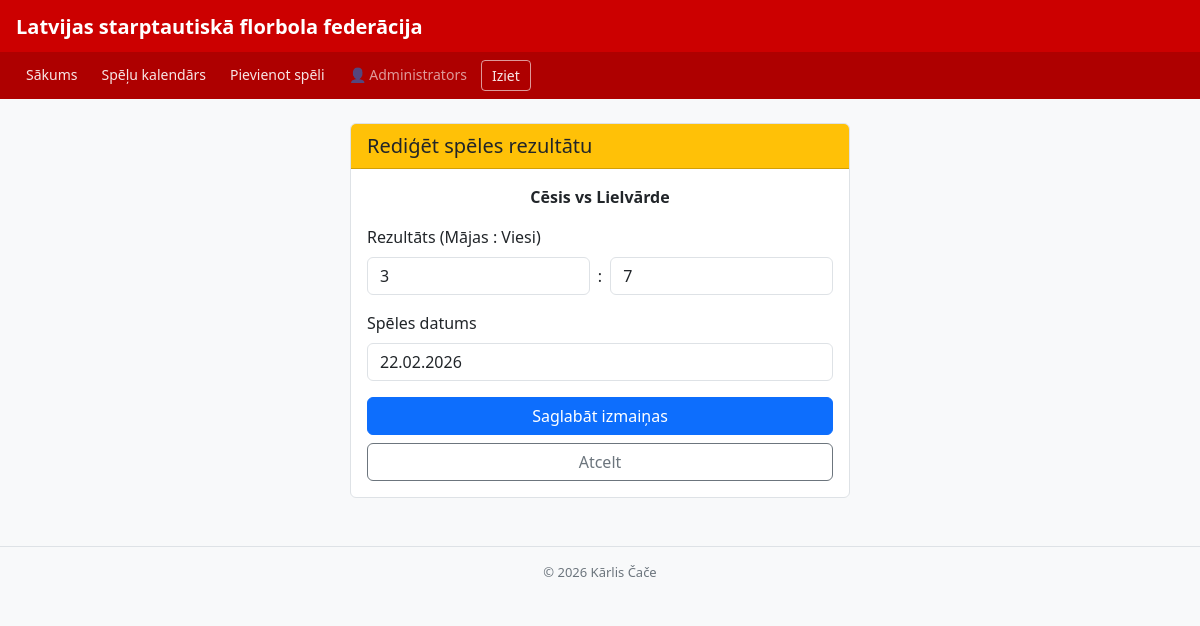
The app's page /lab_speli/3 (signed in) with its own data.
### tables this page shows
CREATE TABLE komandas (
            id        INTEGER PRIMARY KEY AUTOINCREMENT,
            nosaukums TEXT NOT NULL,
            liga_id   INTEGER NOT NULL,
            FOREIGN KEY (liga_id) REFERENCES ligas(id)
        );

CREATE TABLE speles (
            id                 INTEGER PRIMARY KEY AUTOINCREMENT,
            liga_id            INTEGER NOT NULL,
            majas_komanda_id   INTEGER NOT NULL,
            viesi_komanda_id   INTEGER NOT NULL,
            majas_varti        INTEGER NOT NULL DEFAULT 0,
            viesi_varti        INTEGER NOT NULL DEFAULT 0,
            datums             TEXT NOT NULL,
            FOREIGN KEY (liga_id)          REFERENCES ligas(id),
            FOREIGN KEY (majas_komanda_id) REFERENCES komandas(id),
            FOREIGN KEY (viesi_komanda_id) REFERENCES komandas(id)
        );

### app.py (the view, shortened to what this page needs)
@app.route("/lab_speli/<int:spele_id>", methods=["GET", "POST"])#admins var labot jebkuru spēli, no jebkuras līgas, izvēloties spēli no spēļu kalendāra un ievadot jauno rezultātu un/vai datumu
def lab_speli(spele_id):
    if session.get("loma") != "tiesnesis":
        flash("Šī lapa ir pieejama tikai tiesnesim!", "error")
        return redirect(url_for("sakums"))
    conn = get_db()
    spele = conn.execute("""
        SELECT s.id, s.majas_varti, s.viesi_varti, s.datums,
               m.nosaukums AS majas,
               v.nosaukums AS viesi
        FROM speles s
        JOIN komandas m ON s.majas_komanda_id = m.id
        JOIN komandas v ON s.viesi_komanda_id = v.id
        WHERE s.id = ?
    """, (spele_id,)).fetchone()
    conn.close()
    if not spele:
        flash("Šāda spēle neeksistē!", "error")
        return redirect(url_for("speles"))
    return render_template("regiget.html", spele=spele)

### app.py (called while the page is built)
def get_db(): #izveido savienojumu ar datubāzi
    conn = sqlite3.connect(fails, check_same_thread=False)
    conn.execute("PRAGMA foreign_keys = ON")
    conn.row_factory = sqlite3.Row
    return conn

### templates/regiget.html
{% extends "pamats.html" %}
{% block content %}
<div class="container mt-4">
    <div class="card mx-auto" style="max-width: 500px;">
        <div class="card-header bg-warning text-dark">
            <h5 class="mb-0">Rediģēt spēles rezultātu</h5>
        </div>
        <div class="card-body">
            <p class="text-center">
                <strong>{{ spele.majas }} vs {{ spele.viesi }}</strong>
            </p>
            <form method="POST">
                <div class="mb-3">
                    <label class="form-label">Rezultāts (Mājas : Viesi)</label>
                    <div class="d-flex gap-2">
                        <input type="number" name="majas_varti" class="form-control"
                               value="{{ spele.majas_varti }}" min="0" required>
                        <span class="align-self-center">:</span>
                        <input type="number" name="viesi_varti" class="form-control"
                               value="{{ spele.viesi_varti }}" min="0" required>
                    </div>
                </div>
                <div class="mb-3">
                    <label class="form-label">Spēles datums</label>
                    <input type="text" name="datums" class="form-control"
                           value="{{ spele.datums }}" required>
                </div>
                <div class="d-grid gap-2">
                    <button type="submit" class="btn btn-primary">Saglabāt izmaiņas</button>
                    <a href="{{ url_for('sakums') }}" class="btn btn-outline-secondary">Atcelt</a>
                </div>
            </form>
        </div>
    </div>
</div>
{% endblock %}

### templates/pamats.html (style rules this page uses)
body { background: #f8f9fa; }
.card { border: 1px solid #dee2e6; border-radius: 6px; }
.card-header { background: #cc0000; color: white; font-weight: 600; font-size: 16px; padding: 10px 16px; }

### records on screen
komandas: majas "Cēsis"
komandas: viesi "Lielvārde"
speles: majas_varti "3", viesi_varti "7", datums "22.02.2026"

### other values on screen
{{ session['vards'] }} "Administrators"
